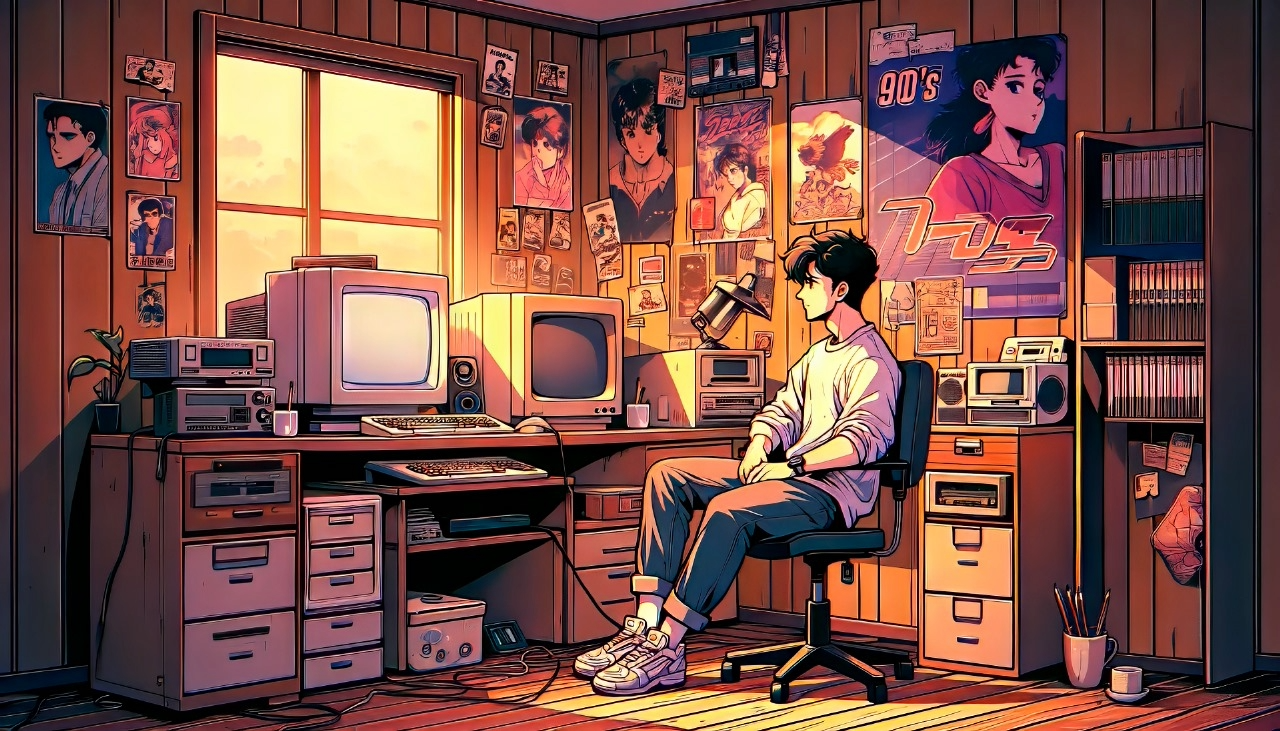
#> input picture test1.png, 1280 x 731 px, found by its file name
$ python test.py
#> lines starting #> are read from the running program, lines starting #| are printed output that depends on the picture
import cv2
from matplotlib import pyplot as plt
from PIL import Image

# Read the image in grayscale
image = cv2.imread(r"C:\Users\aarus\Downloads\test1.png", cv2.IMREAD_GRAYSCALE)
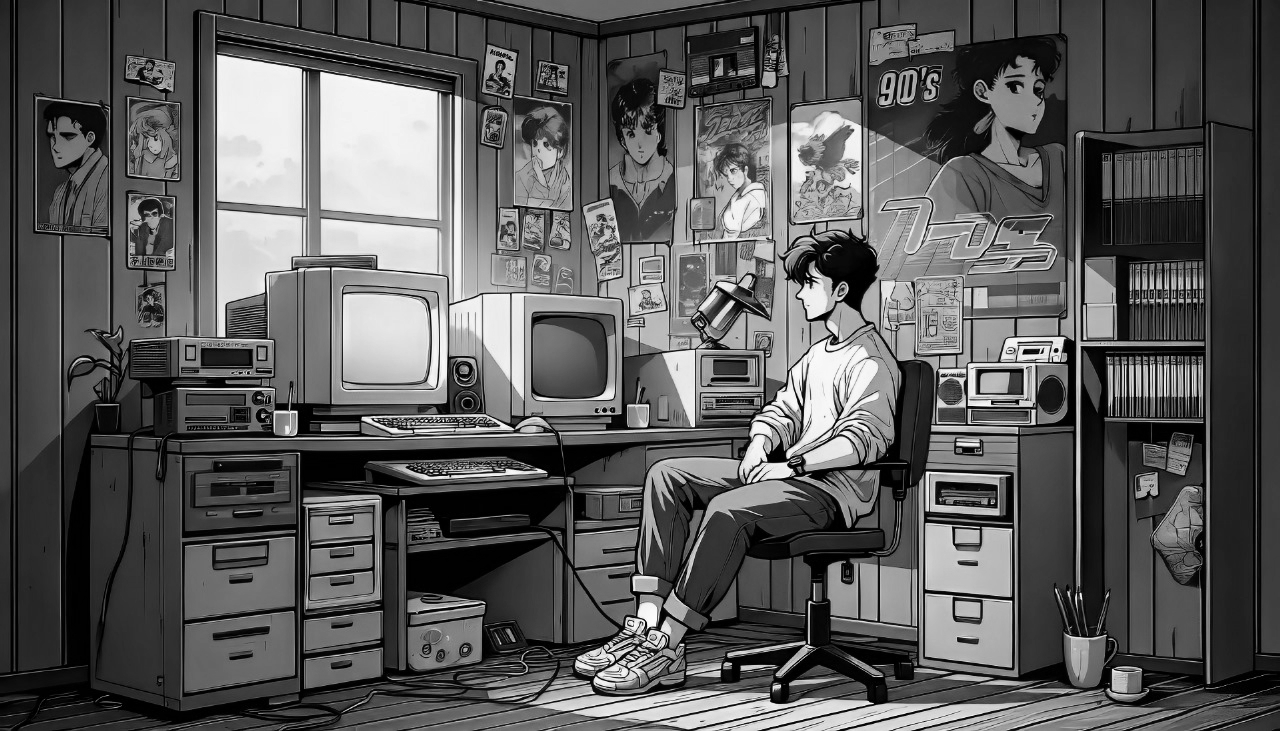
#> image: shape (731, 1280); min 0, max 253, mean 90.2

# Apply Gaussian blur to smooth the image
blurred_image = cv2.GaussianBlur(image, (5, 5), 0)

# Perform Canny edge detection
edges = cv2.Canny(blurred_image, threshold1=100, threshold2=200)
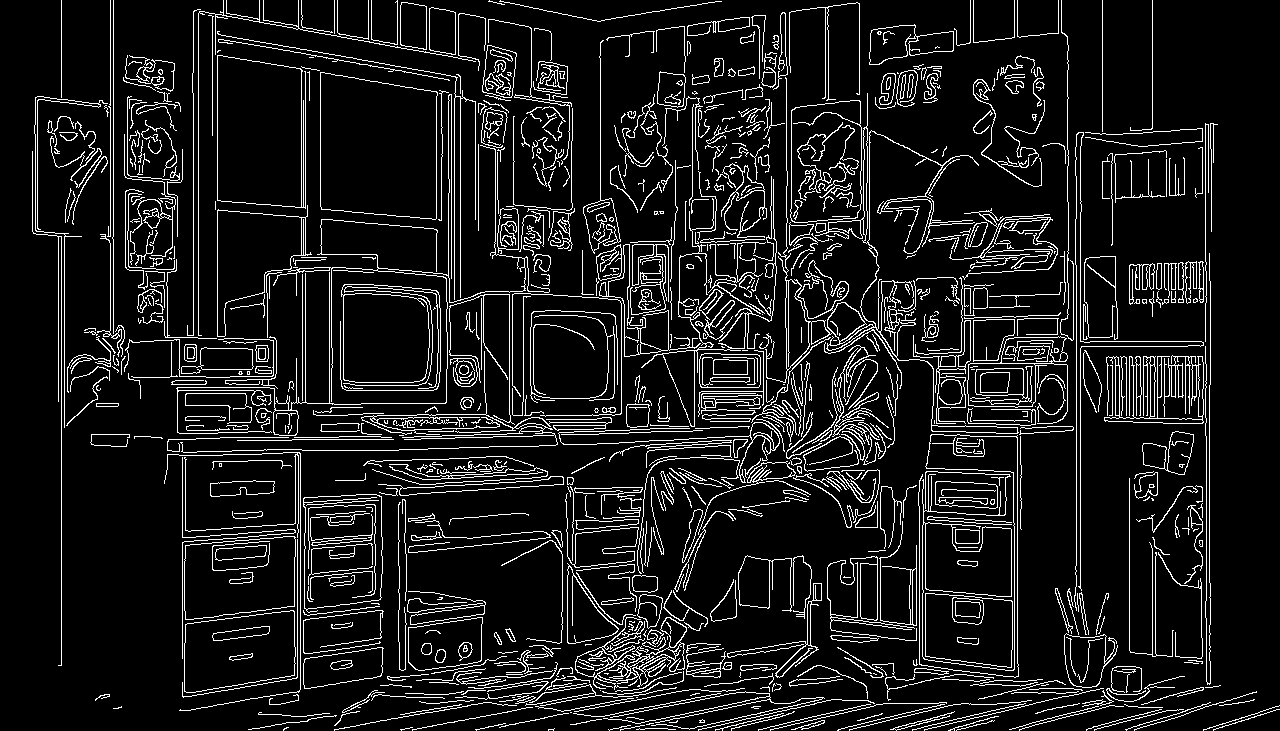
#> edges: shape (731, 1280); 10% white in thin lines or dots

# Save the edge-detected image as PNG (lossless)
cv2.imwrite('edges_output.png', edges)  # PNG format by default is lossless

# Alternatively, use PIL to save the image with no compression (quality = 100)
pil_image = Image.fromarray(edges)
pil_image.save('edges_output.png', format='PNG', compress_level=0)  # No compression for PNG

# Display the edge-detected image
plt.imshow(edges, cmap='gray')
plt.title('Canny Edge Detection')
plt.axis('off')
plt.show()

$ run again, with ground.png copied over test1.png
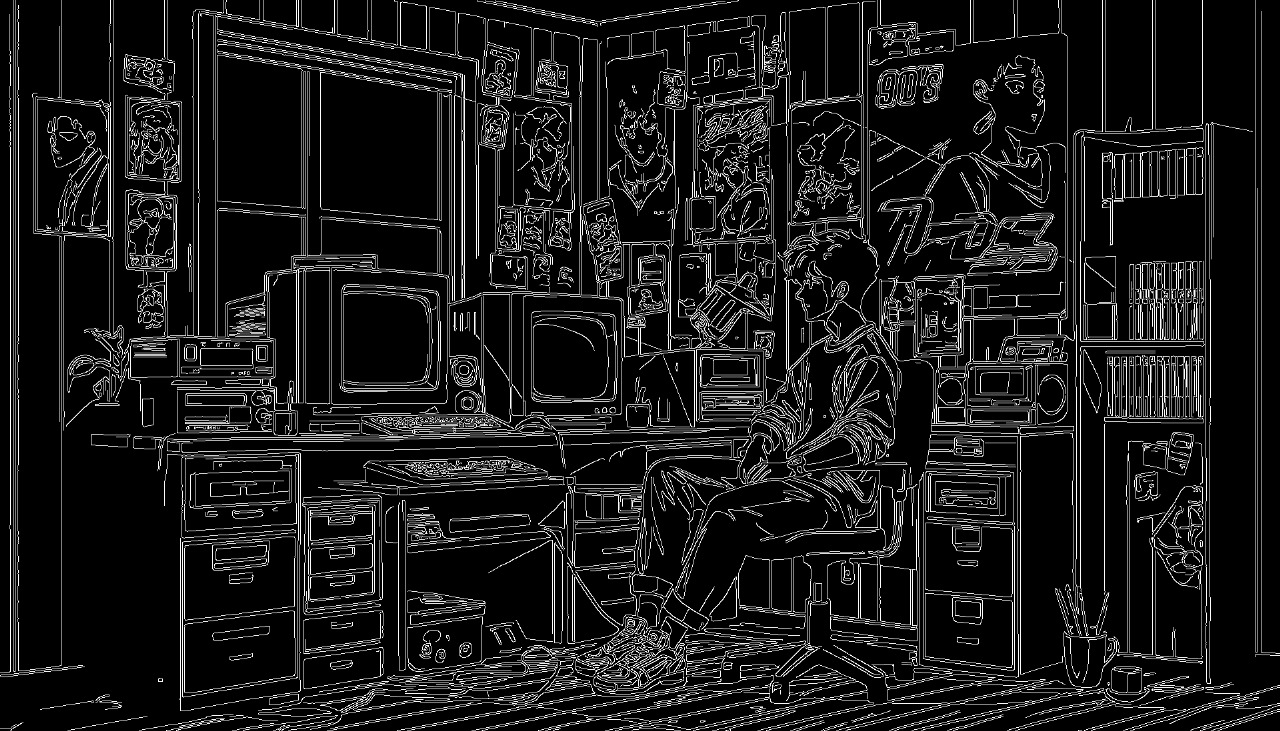
#> input picture ground.png, 1280 x 731 px, found by its file name
#> image is the input picture: shape (731, 1280); min 0, max 255, mean 25.8
#> `blurred_image = cv2.GaussianBlur(image, (5, 5), 0)`:
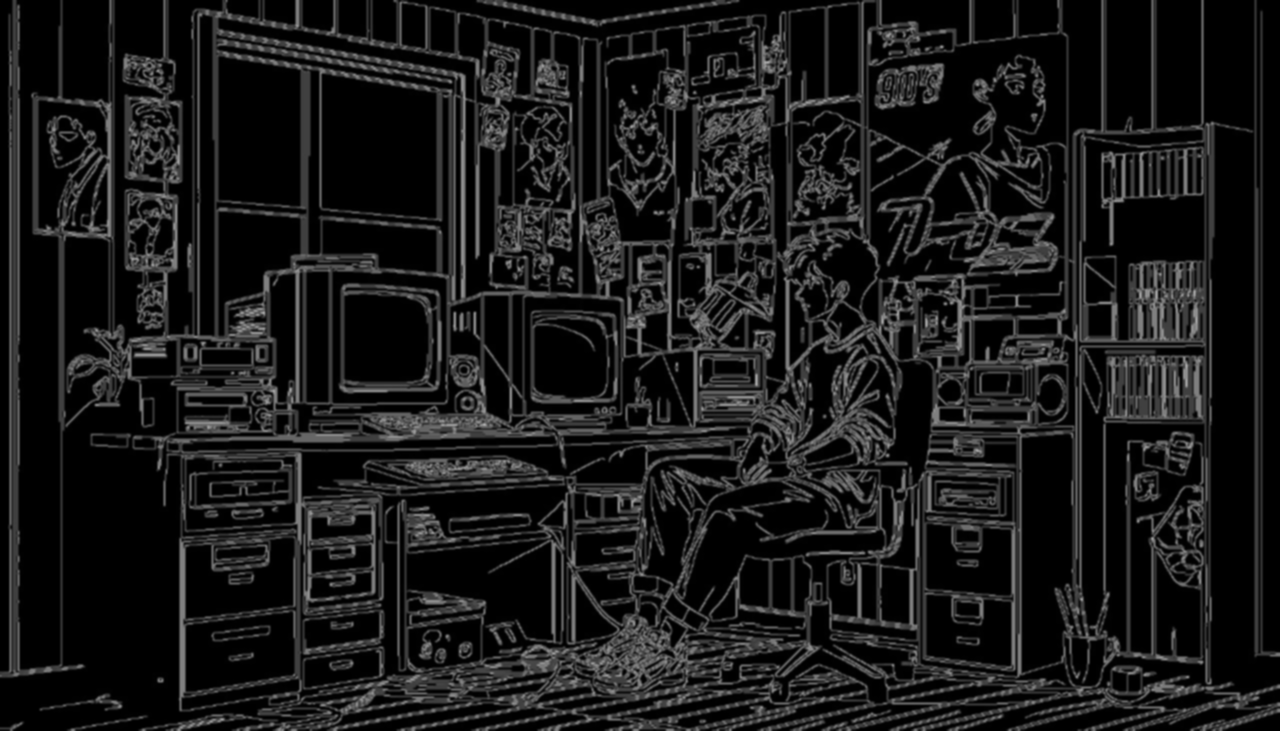
#> blurred_image: shape (731, 1280); min 0, max 168, mean 25.8
#> `edges = cv2.Canny(blurred_image, threshold1=100, threshold2=200)`:
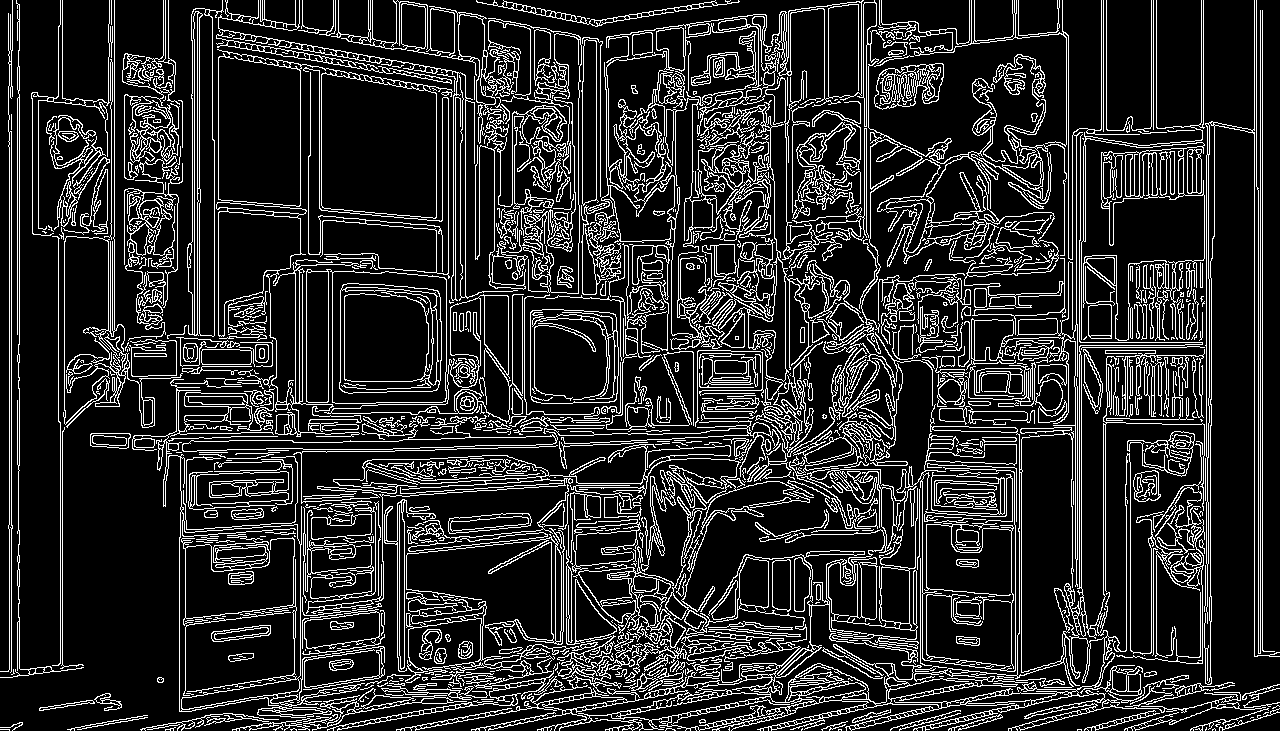
#> edges: shape (731, 1280); 16.7% white in thin lines or dots
